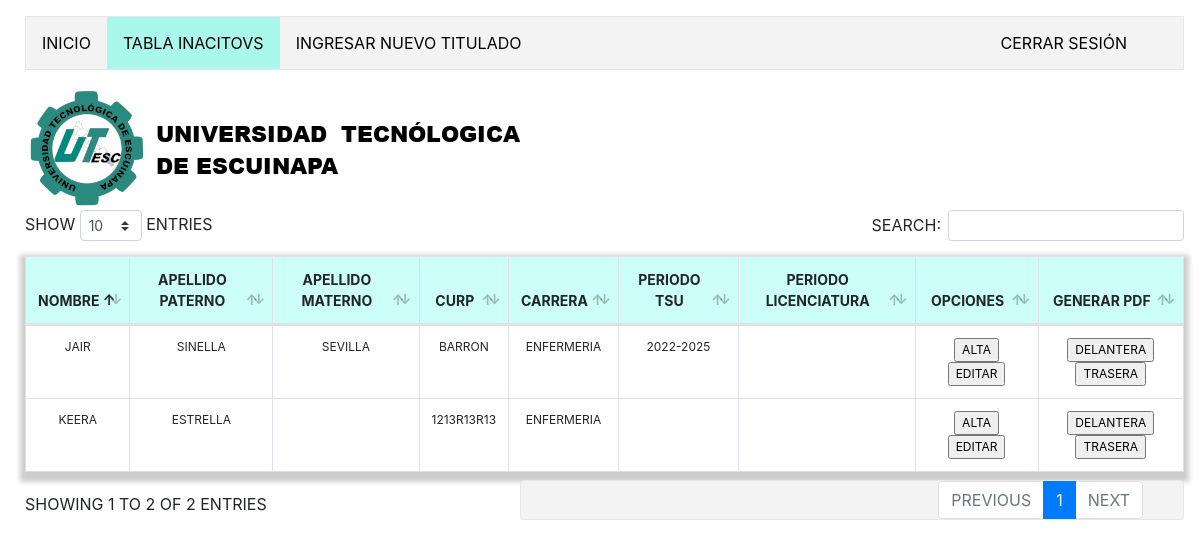
The page /pagina/titulos/index_lic.php (signed in) on the database its author committed.
### tables this page shows
CREATE TABLE `titulado` (
  `pk_titulado` smallint(6) NOT NULL,
  `nombre` varchar(30) DEFAULT NULL,
  `ap` varchar(25) DEFAULT NULL,
  `am` varchar(25) DEFAULT NULL,
  `nacionalidad` varchar(30) DEFAULT NULL,
  `curp` varchar(22) DEFAULT NULL,
  `sexo` char(1) DEFAULT NULL,
  `periodo_bachillerato` varchar(10) DEFAULT NULL,
  `periodo_tsu` varchar(50) DEFAULT NULL,
  `periodo_licenciatura` varchar(50) DEFAULT NULL,
  `lic_inst` varchar(45) DEFAULT NULL,
  `fk_bachillerato` smallint(6) DEFAULT NULL,
  `fk_carrera` smallint(6) DEFAULT NULL,
  `fk_categoria` smallint(6) DEFAULT NULL,
  `estatus` smallint(6) DEFAULT NULL,
  `fk_estado` smallint(6) DEFAULT NULL,
  `folio2` int(6) NOT NULL,
  `libro2` int(11) NOT NULL,
  `foja2` int(11) NOT NULL
);

CREATE TABLE `carrera` (
  `pk_carrera` smallint(6) NOT NULL,
  `nombre_carrera` varchar(80) NOT NULL,
  `estatus` char(1) NOT NULL
);

### pagina/titulos/clases/clases_titulado.php (called while the page is built, shortened)
<?php
class Titulado{
	function __construct(){
		require_once("conexion.php");
		$this->conexion=new Conexion();
	}
		function mostrar2(){
		$consulta="SELECT * FROM titulado t
		INNER JOIN bachillerato b
		ON b.pk_bachillerato=t.fk_bachillerato
		INNER JOIN carrera c
		ON c.pk_carrera=t.fk_carrera
		where t.estatus=0";
		$resultado=$this->conexion->returnConsulta($consulta);
		return $resultado;
	}
}
?>

### pagina/titulos/clases/conexion.php (called while the page is built, shortened)
<?php
class Conexion extends mysqli {
	function returnConsulta($consulta){
		$datos=$this->query($consulta);
		return $datos;
	}
}
 ?>

### pagina/titulos/index_lic.php (the view, shortened to what this page needs)
<?php
require_once("clases/clases_titulado.php");
$titulado=new Titulado();
$registros=$titulado->mostrar2();
 ?>
 <!DOCTYPE html>
 <html>
 <head>
 	<link rel="stylesheet" type="text/css" href="css/css.css">
 	<link rel="stylesheet" type="text/css" href="bootstrap/bootstrap.css">
 	<link rel="stylesheet" type="text/css" href="bootstrap/dataTables.bootstrap4.min.css">
 </head>
 <body>
 	<div align="center">
<ul>
 <li><a  href="index.php">Inicio</a></li>
  <li><a class="active" href="index_lic.php">Tabla inacitovs</a></li>
  <li ><a href="formulario_titulado.php">Ingresar Nuevo titulado</a></li>
  <li id="derecha"><a onclick="sesion()" > cerrar sesión</a></li>
</ul>
	</div>
	<img src="css/logo1.png">
<div>
<script type="text/javascript">
		$(document).ready(function() {
    $('#example').DataTable();
} );
	</script>
<table id="example" class="table table-striped table-bordered" style="width:100%">
        <thead>
            <tr>
              <th>Nombre</th>
 				<th>Apellido Paterno</th>
 				<th>Apellido Materno</th>
 				<th>CURP</th>
 				<th>Carrera</th>
 				<th>Periodo TSU</th>
 				<th>Periodo Licenciatura</th>
 				<th>Opciones</th>
 				<th>Generar PDF</th>
            </tr>
        </thead>
        <tbody>
        	<?php
 					while($fila=mysqli_fetch_array($registros))
 					 {
 				?>
 					<tr>
 						<td><?=$fila["nombre"]?>
 						</td>
 						<td><?=$fila["ap"]?>
 						</td>
 						<td><?=$fila["am"]?>
 						</td>
 						<td><?=$fila["curp"]?>
 						</td>
 						<td><?=$fila["nombre_carrera"]?>
 						</td>
 						<td><?=$fila["periodo_tsu"]?>
 						</td>
 						<td><?=$fila["periodo_licenciatura"]?>
 						</td>
 						<td>
 							<a href="alta_titulado.php?pk_titulado=<?=$fila['pk_titulado']?>"><input onclick=" " type="submit" name="baja" value="alta" ></a>
 							<a href="editar_titulado.php?pk_titulado=<?=$fila['pk_titulado']?>"><input type="submit" name="editar" value="Editar" ></a>
 						</td>
 						<td>
 							<a href="ver_pdf.php?pk_titulado=<?=$fila['pk_titulado']?>"><input type="submit" name="lic" value="Delantera" ></a>
 							<a href="ver_pdf_trasera.php?pk_titulado=<?=$fila['pk_titulado']?>"><input type="submit" name="lic" value="Trasera" ></a>
 						</td>
 					</tr>
 				<?php
 					}
 				 ?>
        </tbody>
    </table>
</div>
 </body>
 </html>

### pagina/titulos/css/css.css (style rules this page uses)
* { text-transform: uppercase; }
body { background-color: white; padding: 1rem; padding-left: 25px; }
.table { font-size: 11px ; text-align:center; background-color: white; width: 20px; box-shadow: 0 5px 5px 5px rgba(0, 0, 0, 0.2); }
tr { background:white; font-size: 12px; }
td { background-color: white; }
th { background-color: rgba(0,255,215,0.2); font-size: 14px; }
ul { list-style-type: none; margin: 0; padding: 0; overflow: hidden; border: 1px solid #e7e7e7; background-color: #f3f3f3; color: black; padding-right: 40px; }
li { float: left; color: black; }
li a { display: block; color: black; text-align: center; padding: 14px 16px; text-decoration: none; }
li a.active { color: black; background-color: rgba(0,255,215,0.3); }
#derecha { float: right; }

### rows shown on the page
titulado: nombre "JAIR", ap "SINELLA", am "SEVILLA", curp "BARRON", fk_carrera.nombre_carrera "ENFERMERIA", periodo_tsu "2022-2025"
titulado: nombre "KEERA", ap "ESTRELLA", curp "1213R13R13", fk_carrera.nombre_carrera "ENFERMERIA"
